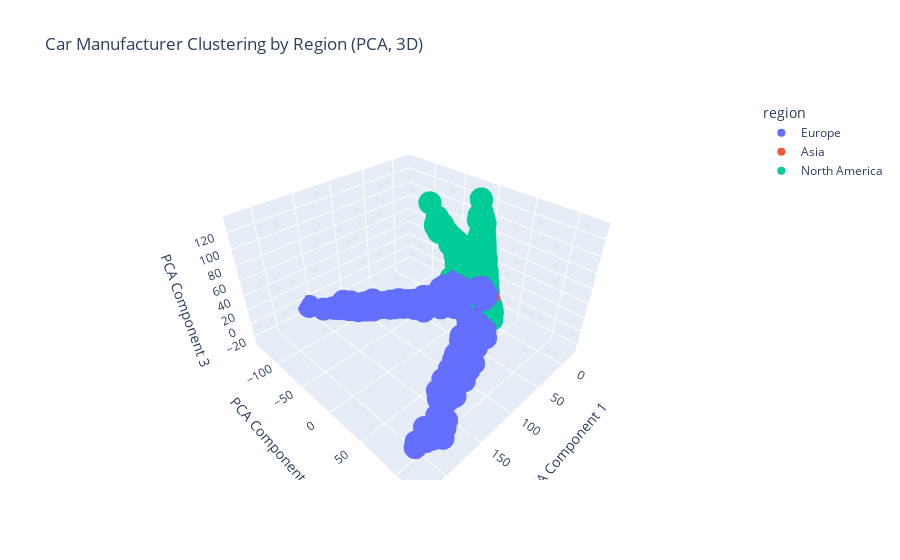

Source (notebook cell):
### Code cell
# Interactive 3D visualization by region
fig_region = px.scatter_3d(
    df,
    x="PCA Component 1",
    y="PCA Component 2",
    z="PCA Component 3",
    color="region",
    hover_name="manufacturer",
    title="Car Manufacturer Clustering by Region (PCA, 3D)",
)
fig_region.show()

### Figure 1 — Plotly figure (JSON) as saved in the notebook; plotly's stock layout.template omitted (floating-point values rounded to 4 significant figures; data arrays with more than 128 entries replaced by an {"elided": "..."} marker saying what was removed)
{"data": [{"hovertemplate": "<b>%{hovertext}</b><br><br>region=Europe<br>PCA Component 1=%{x}<br>PCA Component 2=%{y}<br>PCA Component 3=%{z}<extra></extra>", "hovertext": {"elided": "2001 str values"}, "legendgroup": "Europe", "marker": {"color": "#636efa", "symbol": "circle"}, "mode": "markers", "name": "Europe", "scene": "scene", "showlegend": true, "type": "scatter3d", "x": {"elided": "2001 float values"}, "y": {"elided": "2001 float values"}, "z": {"elided": "2001 float values"}}, {"hovertemplate": "<b>%{hovertext}</b><br><br>region=Asia<br>PCA Component 1=%{x}<br>PCA Component 2=%{y}<br>PCA Component 3=%{z}<extra></extra>", "hovertext": {"elided": "1077 str values"}, "legendgroup": "Asia", "marker": {"color": "#EF553B", "symbol": "circle"}, "mode": "markers", "name": "Asia", "scene": "scene", "showlegend": true, "type": "scatter3d", "x": {"elided": "1077 float values"}, "y": {"elided": "1077 float values"}, "z": {"elided": "1077 float values"}}, {"hovertemplate": "<b>%{hovertext}</b><br><br>region=North America<br>PCA Component 1=%{x}<br>PCA Component 2=%{y}<br>PCA Component 3=%{z}<extra></extra>", "hovertext": {"elided": "2309 str values"}, "legendgroup": "North America", "marker": {"color": "#00cc96", "symbol": "circle"}, "mode": "markers", "name": "North America", "scene": "scene", "showlegend": true, "type": "scatter3d", "x": {"elided": "2309 float values"}, "y": {"elided": "2309 float values"}, "z": {"elided": "2309 float values"}}], "layout": {"legend": {"title": {"text": "region"}, "tracegroupgap": 0}, "scene": {"domain": {"x": [0, 1], "y": [0, 1]}, "xaxis": {"title": {"text": "PCA Component 1"}}, "yaxis": {"title": {"text": "PCA Component 2"}}, "zaxis": {"title": {"text": "PCA Component 3"}}}, "title": {"text": "Car Manufacturer Clustering by Region (PCA, 3D)"}}}
